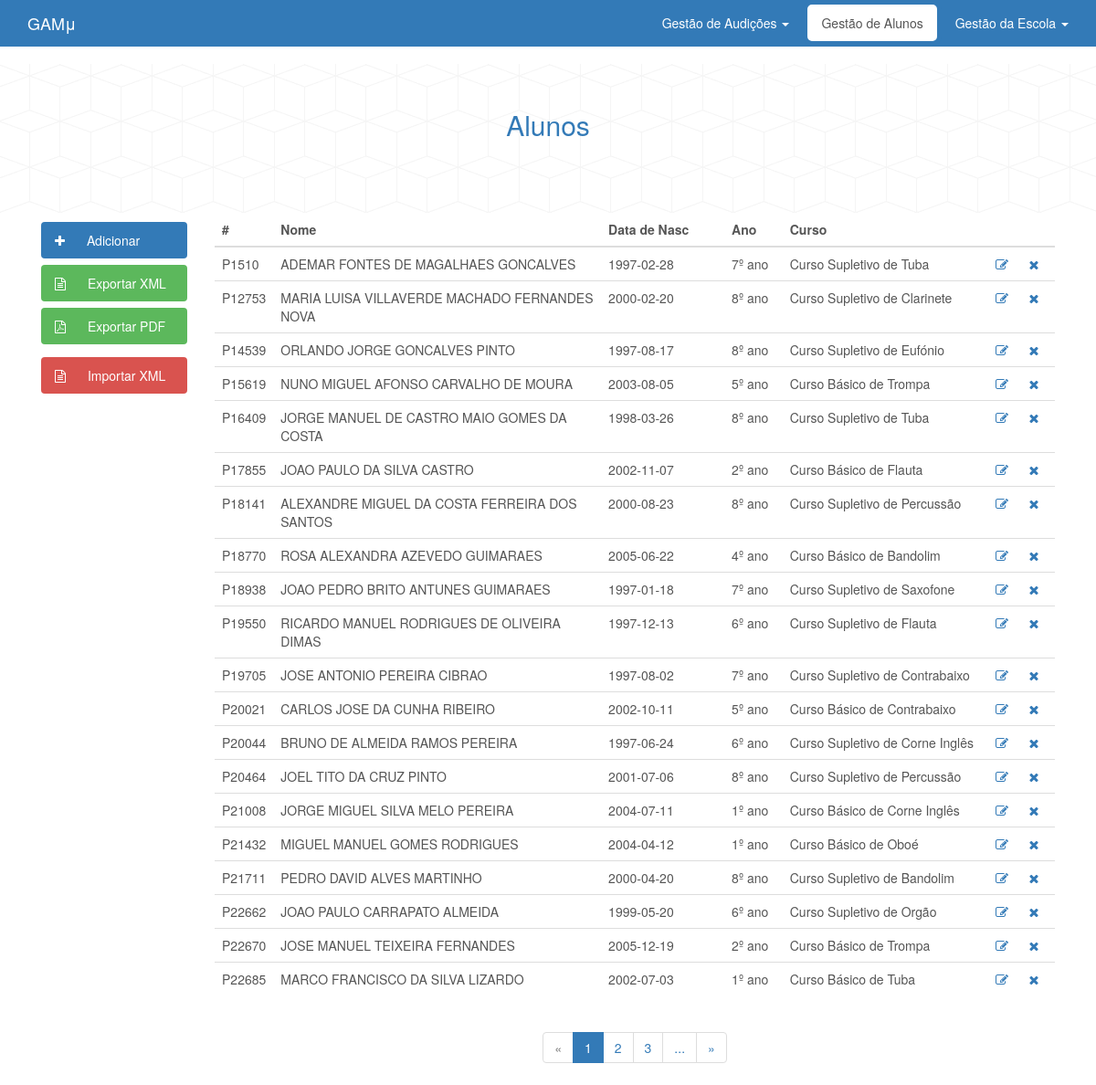
The page /website/index.php?controller=aluno&action=index on the database its author committed.
### tables this page shows
CREATE TABLE IF NOT EXISTS `Aluno` (
  `id_aluno` INT NOT NULL AUTO_INCREMENT COMMENT '',
  `nome` VARCHAR(45) NOT NULL COMMENT '',
  `data_de_nascimento` DATE NOT NULL COMMENT '',
  `id_curso` INT NOT NULL COMMENT '',
  `ano_curso` INT NOT NULL COMMENT '',
  PRIMARY KEY (`id_aluno`)  COMMENT '',
  INDEX `fk_aluno_curso_idx` (`id_curso` ASC)  COMMENT '',
  CONSTRAINT `fk_aluno_curso`
    FOREIGN KEY (`id_curso`)
    REFERENCES `Curso` (`id_curso`)
    ON DELETE NO ACTION
    ON UPDATE NO ACTION);

### website/controllers/aluno_controller.php (called while the page is built, shortened)
<?php
  class AlunoController {
    public function index() {
      $nr_alunos = Aluno::count();
      $number_of_records = 20;
      $result_number=ceil($nr_alunos/$number_of_records);
      if(isset($_GET['page']))
        if(($_GET['page']>0) && ($_GET['page']<=$result_number))
          $page=$_GET['page'];
        else
          $page=1;
      else
        $page=1;
      $alunos = Aluno::retrieve('id_aluno',$page,$number_of_records);
      require_once('views/aluno/index.php');
    }
  }
?>

### website/index.php (called while the page is built, shortened)
<?php
  require_once('views/layout.php');
?>

### website/models/aluno.php (called while the page is built, shortened)
<?php
class Aluno {
	public function __construct($id, $nome, $dataNasc, $curso, $anocurso, $instrumento, $id_curso,$id_instrumento) {
		$this->id = $id;
		$this->nome = $nome;
		$this->dataNasc = $dataNasc;
		$this->curso = $curso;
		$this->anocurso = $anocurso;
	}
	public static function count() {
		$db = Db::getInstance();
		$result_count = $db->query("SELECT COUNT(*) AS number FROM Aluno");
		$result_number = $result_count->fetch();
		return $result_number['number'];
	}
	public static function retrieve($order,$page,$number_of_records) {
		$db = Db::getInstance();
		$startpoint=($page-1)*$number_of_records;
		$list = [];
		$query_select = "SELECT * from aluno_model ORDER BY $order LIMIT $startpoint,$number_of_records";
		$result = $db->query($query_select);
		foreach($result as $alu)
			$list[] = new Aluno($alu['id_aluno'],$alu['nome'],$alu['data_de_nascimento'],$alu['curso'],$alu['ano_curso'],$alu['instrumento'],$alu['id_curso'],$alu['id_instrumento']);
		return $list;
	}
  }
  ?>

### website/views/aluno/index.php (the view, shortened to what this page needs)
<div class="container-fluid">
	<div class="row">
		<div id="header" class="col-xs-12" style="padding-top:30px;padding-bottom:70px;">
			<h2 id="title" class='text-center'>Alunos</h2>
		</div>
	</div>
</div>
<div class="container">
	<div id="sidebar" class="col-xs-12 col-md-2" style="padding-top:10px;">
		<ul class="sidebar nav nav-pills nav-stacked">
			<li role="presentation" class="normal">
				<a href="#" onclick="showModal()">
				<i class="fa fa-plus" style="padding-right: 20px"></i>
					Adicionar
				</a>
			</li>
			<li id="download" role="presentation" class="safe">
				<a href="?controller=aluno&action=exportxml">
					<i class="fa fa-file-text-o" style="padding-right: 20px"></i>
					Exportar XML
				</a>
			</li>
			<li role="presentation" class="safe">
				<a href="#" onclick="inputXML()">
					<i class="fa fa-file-pdf-o" style="padding-right: 20px"></i>
					Exportar PDF
				</a>
			</li>
			<li class="mydivider">
			</li>
			<li role="presentation" class="warn">
				<a href="#" onclick="inputXML()">
					<i class="fa fa-file-text-o" style="padding-right: 20px"></i>
					Importar XML
				</a>
			</li>
		</ul>
	</div>
	<div id="content" class="col-xs-12 col-md-10">
		<table class='table'>
			<thead>
				<tr>
					<th width='5%'>#</th>
					<th width='40%'>Nome</th>
					<th width='15%'>Data de Nasc</th>
					<th width='7%'>Ano</th>
					<th width='25%'>Curso</th>
					<th width='4%'></th>
					<th width='4%'></th>
				</tr>
			</thead>
			<tbody>
				<?php
						foreach ($alunos as $aluno)
						{
							echo "<tr>";
							echo "<td>P".$aluno->id."</td>";
							echo "<td>".$aluno->nome."</td>";
							echo "<td>".$aluno->dataNasc."</td>";
							echo "<td>".$aluno->anocurso."º ano</td>";
							echo "<td>".$aluno->curso."</td>";
							echo "<td>
								  <a href='#'><i class='fa fa-pencil-square-o'></i></a>
								  </td>
								  <td>
								  <a href='?controller=aluno&action=remove&id=".$aluno->id."'><i class='fa fa-times'></i></a>
								  </td>";
							echo "</tr>";
						}
				?>
			</tbody>
		</table>
		<?php
			echo "<nav class='text-center'>
				  <ul class='pagination'>";
			if($page-1<1)
				echo "<li class='disabled'><a href=''";
			else
				echo "<li><a href='?controller=aluno&action=index&page=".($page-1)."'";
				echo "aria-label='Previous'>
					   <span aria-hidden='true'>&laquo;</span>
					   </a>
					  </li>";
			for ($i=1; $i <=$result_number ; $i++) {
				if($page==$i)
					echo   "<li class='active'><a href='?controller=aluno&action=index&page=".$i."'>".$i."</a></li>";
				else
					echo   "<li><a href='?controller=aluno&action=index&page=".$i."'>".$i."</a></li>";
				if($i>$page+1){
					echo   "<li><a href='?controller=aluno&action=index&page=".$result_number."'>...</a></li>";
					break;
				}
			}
			if($page+1>$result_number)
				echo "<li class='disabled'><a href=''";
			else
				echo "<li><a href='?controller=aluno&action=index&page=".($page+1)."'";
				echo "aria-label='Next'>
					  <span aria-hidden='true'>&raquo;</span>
					  </a>
					  </li>
					 </ul>
					</nav>";
		?>
	</div>
</div>

### website/public/gamu.css (style rules this page uses)
#header { background-image: url("img/cubes.png"); color: #337ab7; }
#title { color: #337ab7; }
.sidebar>li { padding-bottom: 5px; }
.sidebar>li.normal>a, .sidebar>li.normal>a:focus, .sidebar>li.normal>a:hover { color: white; background-color: #337ab7; }
.sidebar>li.safe>a, .sidebar>li.safe>a:focus, .sidebar>li.safe>a:hover { color: white; background-color: #5cb85c; }
.sidebar>li.warn>a, .sidebar>li.warn>a:focus, .sidebar>li.warn>a:hover { color: white; background-color: #d9534f; }
table { color: #555; }

### rows shown on the page
aluno: id_aluno "1510", nome "ADEMAR FONTES DE MAGALHAES GONCALVES", data_de_nascimento "1997-02-28", ano_curso "7", curso "Curso Supletivo de Tuba"
aluno: id_aluno "12753", nome "MARIA LUISA VILLAVERDE MACHADO FERNANDES NOVA", data_de_nascimento "2000-02-20", ano_curso "8", curso "Curso Supletivo de Clarinete"
aluno: id_aluno "14539", nome "ORLANDO JORGE GONCALVES PINTO", data_de_nascimento "1997-08-17", ano_curso "8", curso "Curso Supletivo de Eufónio"
aluno: id_aluno "15619", nome "NUNO MIGUEL AFONSO CARVALHO DE MOURA", data_de_nascimento "2003-08-05", ano_curso "5", curso "Curso Básico de Trompa"
aluno: id_aluno "16409", nome "JORGE MANUEL DE CASTRO MAIO GOMES DA COSTA", data_de_nascimento "1998-03-26", ano_curso "8", curso "Curso Supletivo de Tuba"
aluno: id_aluno "17855", nome "JOAO PAULO DA SILVA CASTRO", data_de_nascimento "2002-11-07", ano_curso "2", curso "Curso Básico de Flauta"
aluno: id_aluno "18141", nome "ALEXANDRE MIGUEL DA COSTA FERREIRA DOS SANTOS", data_de_nascimento "2000-08-23", ano_curso "8", curso "Curso Supletivo de Percussão"
aluno: id_aluno "18770", nome "ROSA ALEXANDRA AZEVEDO GUIMARAES", data_de_nascimento "2005-06-22", ano_curso "4", curso "Curso Básico de Bandolim"
aluno: id_aluno "18938", nome "JOAO PEDRO BRITO ANTUNES GUIMARAES", data_de_nascimento "1997-01-18", ano_curso "7", curso "Curso Supletivo de Saxofone"
aluno: id_aluno "19550", nome "RICARDO MANUEL RODRIGUES DE OLIVEIRA DIMAS", data_de_nascimento "1997-12-13", ano_curso "6", curso "Curso Supletivo de Flauta"
aluno: id_aluno "19705", nome "JOSE ANTONIO PEREIRA CIBRAO", data_de_nascimento "1997-08-02", ano_curso "7", curso "Curso Supletivo de Contrabaixo"
aluno: id_aluno "20021", nome "CARLOS JOSE DA CUNHA RIBEIRO", data_de_nascimento "2002-10-11", ano_curso "5", curso "Curso Básico de Contrabaixo"
aluno: id_aluno "20044", nome "BRUNO DE ALMEIDA RAMOS PEREIRA", data_de_nascimento "1997-06-24", ano_curso "6", curso "Curso Supletivo de Corne Inglês"
aluno: id_aluno "20464", nome "JOEL TITO DA CRUZ PINTO", data_de_nascimento "2001-07-06", ano_curso "8", curso "Curso Supletivo de Percussão"
aluno: id_aluno "21008", nome "JORGE MIGUEL SILVA MELO PEREIRA", data_de_nascimento "2004-07-11", ano_curso "1", curso "Curso Básico de Corne Inglês"
aluno: id_aluno "21432", nome "MIGUEL MANUEL GOMES RODRIGUES", data_de_nascimento "2004-04-12", ano_curso "1", curso "Curso Básico de Oboé"
aluno: id_aluno "21711", nome "PEDRO DAVID ALVES MARTINHO", data_de_nascimento "2000-04-20", ano_curso "8", curso "Curso Supletivo de Bandolim"
aluno: id_aluno "22662", nome "JOAO PAULO CARRAPATO ALMEIDA", data_de_nascimento "1999-05-20", ano_curso "6", curso "Curso Supletivo de Orgão"
aluno: id_aluno "22670", nome "JOSE MANUEL TEIXEIRA FERNANDES", data_de_nascimento "2005-12-19", ano_curso "2", curso "Curso Básico de Trompa"
aluno: id_aluno "22685", nome "MARCO FRANCISCO DA SILVA LIZARDO", data_de_nascimento "2002-07-03", ano_curso "1", curso "Curso Básico de Tuba"
